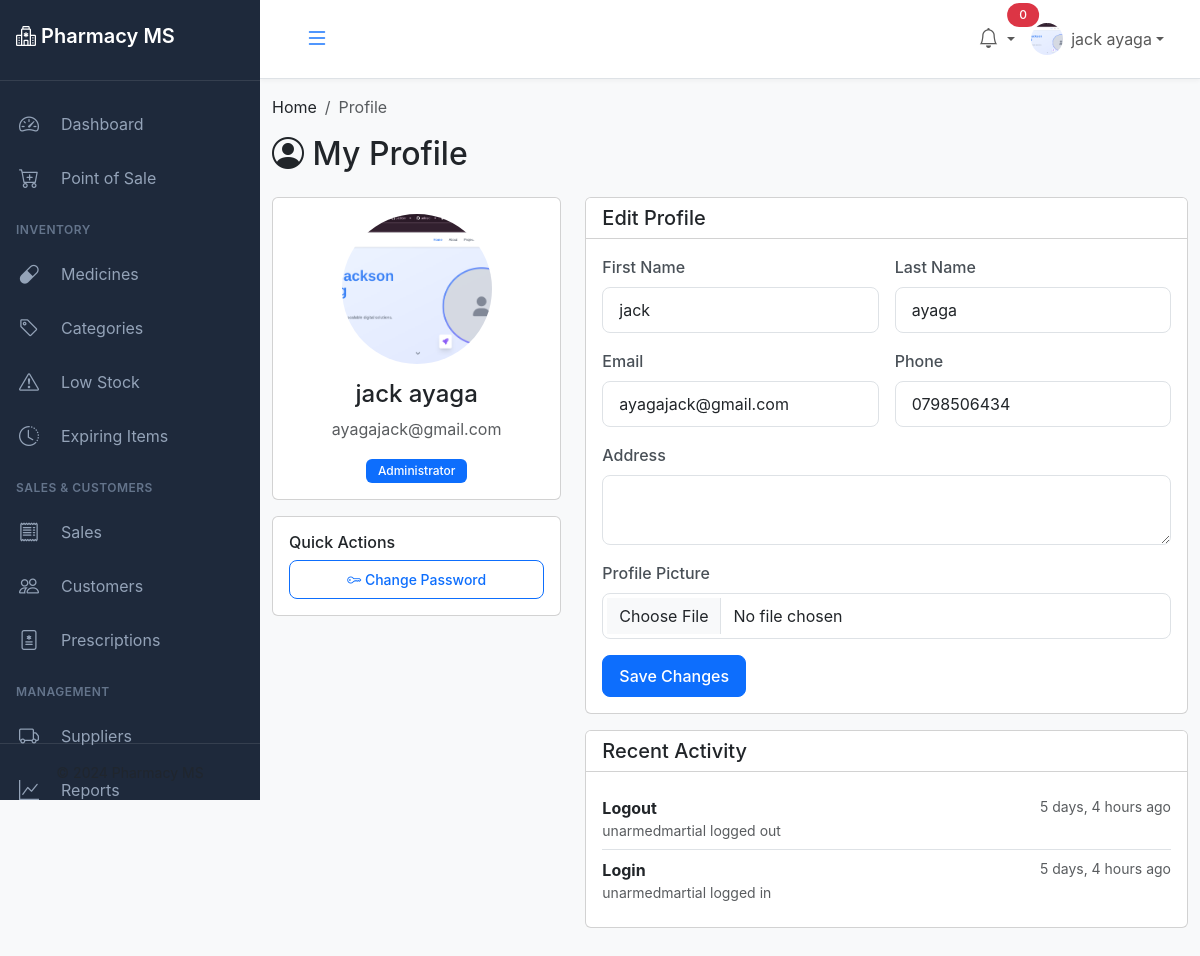
/profile/ (signed in), run on the app's committed database.
### accounts/models.py (models this page shows, shortened)
class User(AbstractUser):
    ROLE_CHOICES = (
        ('admin', 'Administrator'),
        ('pharmacist', 'Pharmacist'),
        ('cashier', 'Cashier'),
        ('manager', 'Manager'),
    )
    role = models.CharField(max_length=20, choices=ROLE_CHOICES, default='cashier')
    phone = models.CharField(max_length=15, blank=True)
    address = models.TextField(blank=True)
    profile_picture = models.ImageField(upload_to='profiles/', blank=True, null=True)
    employee_id = models.CharField(max_length=20, unique=True, blank=True, null=True)
    date_of_birth = models.DateField(null=True, blank=True)
    hire_date = models.DateField(null=True, blank=True)
    salary = models.DecimalField(max_digits=10, decimal_places=2, null=True, blank=True)
    is_active_employee = models.BooleanField(default=True)
    created_at = models.DateTimeField(auto_now_add=True)
    updated_at = models.DateTimeField(auto_now=True)
    class Meta:
        db_table = 'users'
        verbose_name = 'User'
        verbose_name_plural = 'Users'
        ordering = ['-date_joined']
    def get_full_name(self):
        return f"{self.first_name} {self.last_name}".strip() or self.username

class UserActivity(models.Model):
    ACTION_CHOICES = (
        ('login', 'Login'),
        ('logout', 'Logout'),
        ('create', 'Create'),
        ('update', 'Update'),
        ('delete', 'Delete'),
        ('sale', 'Sale Transaction'),
    )
    user = models.ForeignKey(User, on_delete=models.CASCADE, related_name='activities')
    action = models.CharField(max_length=20, choices=ACTION_CHOICES)
    description = models.TextField()
    ip_address = models.GenericIPAddressField(null=True, blank=True)
    user_agent = models.TextField(blank=True)
    timestamp = models.DateTimeField(auto_now_add=True)
    class Meta:
        db_table = 'user_activities'
        verbose_name = 'User Activity'
        verbose_name_plural = 'User Activities'
        ordering = ['-timestamp']

### accounts/views.py (the view, shortened to what this page needs)
# urls.py: path('profile/', views.profile_view, name='profile'),
@login_required
def profile_view(request):
    recent_activity = UserActivity.objects.filter(
        user=request.user
    ).order_by('-timestamp')[:10]
    context = {
        'recent_activity': recent_activity,
    }
    return render(request, 'accounts/profile.html', context)

### templates/accounts/profile.html (shortened to what this page needs)
{% extends 'base.html' %}
{% load static %}
{% block breadcrumb %}
<li class="breadcrumb-item active">Profile</li>
{% endblock %}
{% block content %}
<h2 class="mb-4"><i class="bi bi-person-circle"></i> My Profile</h2>
<div class="row">
    <div class="col-lg-4">
        <div class="card">
            <div class="card-body text-center">
                {% if user.profile_picture %}
                <img src="{{ user.profile_picture.url }}" class="rounded-circle mb-3" style="width: 150px; height: 150px; object-fit: cover;">
                {% else %}
                <i class="bi bi-person-circle display-1 text-muted mb-3"></i>
                {% endif %}
                <h4>{{ user.get_full_name|default:user.username }}</h4>
                <p class="text-muted">{{ user.email }}</p>
                <span class="badge bg-primary">{{ user.get_role_display }}</span>
            </div>
        </div>
        <div class="card mt-3">
            <div class="card-body">
                <h6 class="card-title">Quick Actions</h6>
                <div class="d-grid gap-2">
                    <a href="{% url 'accounts:change_password' %}" class="btn btn-outline-primary btn-sm">
                        <i class="bi bi-key"></i> Change Password
                    </a>
                </div>
            </div>
        </div>
    </div>
    <div class="col-lg-8">
        <div class="card">
            <div class="card-header bg-white">
                <h5 class="card-title mb-0">Edit Profile</h5>
            </div>
            <div class="card-body">
                <form method="post" enctype="multipart/form-data">
                    <div class="row g-3">
                        <div class="col-md-6">
                            <label class="form-label">First Name</label>
                            <input type="text" name="first_name" class="form-control" value="{{ user.first_name }}">
                        </div>
                        <div class="col-md-6">
                            <label class="form-label">Last Name</label>
                            <input type="text" name="last_name" class="form-control" value="{{ user.last_name }}">
                        </div>
                        <div class="col-md-6">
                            <label class="form-label">Email</label>
                            <input type="email" name="email" class="form-control" value="{{ user.email }}">
                        </div>
                        <div class="col-md-6">
                            <label class="form-label">Phone</label>
                            <input type="text" name="phone" class="form-control" value="{{ user.phone }}">
                        </div>
                        <div class="col-md-12">
                            <label class="form-label">Address</label>
                            <textarea name="address" class="form-control" rows="2">{{ user.address }}</textarea>
                        </div>
                        <div class="col-md-12">
                            <label class="form-label">Profile Picture</label>
                            <input type="file" name="profile_picture" class="form-control" accept="image/*">
                        </div>
                    </div>
                    <div class="mt-3">
                        <button type="submit" class="btn btn-primary">Save Changes</button>
                    </div>
                </form>
            </div>
        </div>
        <div class="card mt-3">
            <div class="card-header bg-white">
                <h5 class="card-title mb-0">Recent Activity</h5>
            </div>
            <div class="card-body">
                <div class="list-group list-group-flush">
                    {% for activity in recent_activity %}
                    <div class="list-group-item px-0">
                        <div class="d-flex justify-content-between">
                            <div>
                                <strong>{{ activity.get_action_display }}</strong>
                                <p class="mb-0 small text-muted">{{ activity.description }}</p>
                            </div>
                            <small class="text-muted">{{ activity.timestamp|timesince }} ago</small>
                        </div>
                    </div>
                    {% endfor %}
                </div>
            </div>
        </div>
    </div>
</div>
{% endblock %}

### templates/base.html (shortened to what this page needs)
<!DOCTYPE html>
<html lang="en">
<head>
    <link href="https://cdn.jsdelivr.net/npm/bootstrap@5.3.2/dist/css/bootstrap.min.css" rel="stylesheet">
    <link rel="stylesheet" href="https://cdn.jsdelivr.net/npm/bootstrap-icons@1.11.2/font/bootstrap-icons.css">
    <link rel="stylesheet" href="https://cdn.datatables.net/1.13.7/css/dataTables.bootstrap5.min.css">
    <link href="https://cdn.jsdelivr.net/npm/select2@4.1.0-rc.0/dist/css/select2.min.css" rel="stylesheet" />
    <link href="https://cdn.jsdelivr.net/npm/select2-bootstrap-5-theme@1.3.0/dist/select2-bootstrap-5-theme.min.css" rel="stylesheet" />
    {% load static %}
    <link rel="stylesheet" href="{% static 'css/style.css' %}">
</head>
<body>
    {% if user.is_authenticated %}
    <div class="sidebar" id="sidebar">
        <div class="sidebar-header">
            <h4><i class="bi bi-hospital"></i> Pharmacy MS</h4>
        </div>
        <ul class="sidebar-menu">
            <li>
                <a href="{% url 'accounts:dashboard' %}" class="{% if request.resolver_match.url_name == 'dashboard' %}active{% endif %}">
                    <i class="bi bi-speedometer2"></i>
                    <span>Dashboard</span>
                </a>
            </li>
            <li>
                <a href="{% url 'sales:pos' %}" class="{% if 'pos' in request.path %}active{% endif %}">
                    <i class="bi bi-cart-plus"></i>
                    <span>Point of Sale</span>
                </a>
            </li>
            <li class="menu-section">
                <span>INVENTORY</span>
            </li>
            <li>
                <a href="{% url 'inventory:medicine_list' %}" class="{% if 'inventory/medicines' in request.path %}active{% endif %}">
                    <i class="bi bi-capsule"></i>
                    <span>Medicines</span>
                </a>
            </li>
            <li>
                <a href="{% url 'inventory:categories' %}" class="{% if 'categories' in request.path %}active{% endif %}">
                    <i class="bi bi-tag"></i>
                    <span>Categories</span>
                </a>
            </li>
            <li>
                <a href="{% url 'inventory:low_stock' %}" class="{% if 'low-stock' in request.path %}active{% endif %}">
                    <i class="bi bi-exclamation-triangle"></i>
                    <span>Low Stock</span>
                </a>
            </li>
            <li>
                <a href="{% url 'inventory:expiring' %}" class="{% if 'expiring' in request.path %}active{% endif %}">
                    <i class="bi bi-clock-history"></i>
                    <span>Expiring Items</span>
                </a>
            </li>
            <li class="menu-section">
                <span>SALES & CUSTOMERS</span>
            </li>
            <li>
                <a href="{% url 'sales:sales_list' %}" class="{% if 'sales/sales' in request.path %}active{% endif %}">
                    <i class="bi bi-receipt"></i>
                    <span>Sales</span>
                </a>
            </li>
            <li>
                <a href="{% url 'customers:customer_list' %}" class="{% if 'customers' in request.path %}active{% endif %}">
                    <i class="bi bi-people"></i>
                    <span>Customers</span>
                </a>
            </li>
            <li>
                <a href="{% url 'prescriptions:prescription_list' %}" class="{% if 'prescriptions' in request.path %}active{% endif %}">
                    <i class="bi bi-file-medical"></i>
                    <span>Prescriptions</span>
                </a>
            </li>
            <li class="menu-section">
                <span>MANAGEMENT</span>
            </li>
            <li>
                <a href="{% url 'suppliers:supplier_list' %}" class="{% if 'suppliers' in request.path %}active{% endif %}">
                    <i class="bi bi-truck"></i>
                    <span>Suppliers</span>
                </a>
            </li>
            <li>
                <a href="{% url 'reports:dashboard' %}" class="{% if 'reports' in request.path %}active{% endif %}">
                    <i class="bi bi-graph-up"></i>
                    <span>Reports</span>
                </a>
            </li>
        </ul>
        <div class="sidebar-footer">
            <small class="text-muted">© 2024 Pharmacy MS</small>
        </div>
    </div>
    <div class="main-content" id="main-content">
        <nav class="navbar navbar-expand-lg navbar-light bg-white border-bottom">
            <div class="container-fluid">
                <button class="btn btn-link" id="sidebarToggle">
                    <i class="bi bi-list fs-4"></i>
                </button>
                <div class="navbar-nav ms-auto">
                    <div class="nav-item dropdown">
                        <a class="nav-link dropdown-toggle position-relative" href="#" id="notificationDropdown" role="button" data-bs-toggle="dropdown">
                            <i class="bi bi-bell fs-5"></i>
                            <span class="position-absolute top-0 start-100 translate-middle badge rounded-pill bg-danger">
                                {{ unread_notifications.count|default:0 }}
                            </span>
                        </a>
                    </div>
                    <div class="nav-item dropdown">
                        <a class="nav-link dropdown-toggle d-flex align-items-center" href="#" id="userDropdown" role="button" data-bs-toggle="dropdown">
                            {% if user.profile_picture %}
                                <img src="{{ user.profile_picture.url }}" alt="Profile" class="rounded-circle me-2" style="width: 32px; height: 32px; object-fit: cover;">
                            {% else %}
                                <i class="bi bi-person-circle fs-4 me-2"></i>
                            {% endif %}
                            <span>{{ user.get_full_name|default:user.username }}</span>
                        </a>
                    </div>
                </div>
            </div>
        </nav>
        <div class="container-fluid mt-3">
            <nav aria-label="breadcrumb">
                <ol class="breadcrumb">
                    <li class="breadcrumb-item"><a href="{% url 'accounts:dashboard' %}">Home</a></li>
                    {% block breadcrumb %}{% endblock %}
                </ol>
            </nav>
        </div>
        <div class="container-fluid mt-3 mb-5">
            {% block content %}{% endblock %}
        </div>
    </div>
    {% else %}
    {% block unauthenticated_content %}{% endblock %}
    {% endif %}
</body>
</html>

### static/css/style.css (style rules this page uses)
:root { --primary-color: #0d6efd; --secondary-color: #6c757d; --success-color: #198754; --danger-color: #dc3545; --warning-color: #ffc107; --info-color: #0dcaf0; --sidebar-width: 260px; --sidebar-bg: #1e293b; --sidebar-text: #94a3b8; --sidebar-active: #0d6efd; }
* { margin: 0; padding: 0; box-sizing: border-box; }
body { font-family: 'Inter', -apple-system, BlinkMacSystemFont, 'Segoe UI', Roboto, sans-serif; background-color: #f8f9fa; overflow-x: hidden; }
a { text-decoration: none; color: inherit; }
.sidebar { position: fixed; top: 0; left: 0; height: 100vh; width: var(--sidebar-width); background: var(--sidebar-bg); color: var(--sidebar-text); z-index: 1000; overflow-y: auto; transition: all 0.3s ease; }
.sidebar-header { padding: 1.5rem 1rem; border-bottom: 1px solid rgba(255, 255, 255, 0.1); }
.sidebar-header h4 { color: white; font-size: 1.25rem; font-weight: 600; white-space: nowrap; }
.sidebar-menu { list-style: none; padding: 1rem 0; margin: 0; }
.sidebar-menu li { margin: 0; }
.sidebar-menu .menu-section { padding: 1rem 1rem 0.5rem; font-size: 0.75rem; font-weight: 600; color: #64748b; text-transform: uppercase; letter-spacing: 0.5px; }
.sidebar-menu a { display: flex; align-items: center; padding: 0.75rem 1rem; color: var(--sidebar-text); transition: all 0.2s ease; border-left: 3px solid transparent; }
.sidebar-menu a i { font-size: 1.25rem; min-width: 30px; }
.sidebar-menu a span { margin-left: 0.75rem; white-space: nowrap; }
.sidebar-footer { position: absolute; bottom: 0; width: 100%; padding: 1rem; border-top: 1px solid rgba(255, 255, 255, 0.1); text-align: center; }
.main-content { margin-left: var(--sidebar-width); min-height: 100vh; transition: margin-left 0.3s ease; }
.navbar { box-shadow: 0 2px 4px rgba(0,0,0,0.04); padding: 0.75rem 1rem; }
.btn { border-radius: 8px; padding: 0.5rem 1rem; font-weight: 500; transition: all 0.2s ease; }
.btn-primary { background: var(--primary-color); border-color: var(--primary-color); }
.badge { padding: 0.375rem 0.75rem; font-weight: 500; border-radius: 6px; }
.form-control, .form-select { border-radius: 8px; border: 1px solid #dee2e6; padding: 0.625rem 1rem; transition: all 0.2s ease; }
.form-label { font-weight: 500; color: #495057; margin-bottom: 0.5rem; }

### data on the page
User: profile_picture (picture), get_full_name "jack ayaga", email "ayagajack@gmail.com", role "Administrator", first_name "jack", last_name "ayaga", phone "0798506434"
UserActivity: action "Logout", description "unarmedmartial logged out", timestamp "5 days, 4 hours"
UserActivity: action "Login", description "unarmedmartial logged in", timestamp "5 days, 4 hours"

### other printed values
{{ unread_notifications.count|default:0 }} "0"
